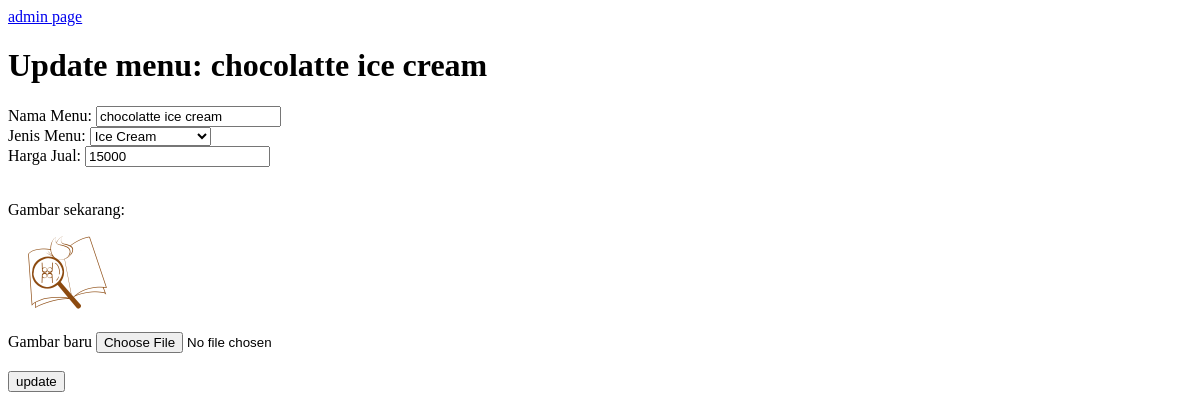
Screenshot of /admin/ubahmenu.php?kode=31 with the database file from the repository.
### tables this page shows
CREATE TABLE `menu` (
  `kode` int(11) NOT NULL AUTO_INCREMENT,
  `kode_jenis` int(11) NOT NULL,
  `nama` varchar(45) DEFAULT NULL,
  `harga_jual` double DEFAULT 0,
  `url_gambar` varchar(45) DEFAULT NULL,
  PRIMARY KEY (`kode`),
  KEY `fk_menu_menu_jenis_idx` (`kode_jenis`),
  CONSTRAINT `fk_menu_menu_jenis` FOREIGN KEY (`kode_jenis`) REFERENCES `menu_jenis` (`kode`) ON DELETE CASCADE ON UPDATE CASCADE
);

### class/classDB.php (called while the page is built, shortened)
<?php
class classDB{
    public function __construct() {
        $this->mysqli = new mysqli(SERVER_NAME, USER_NAME, PASSWORD, DB_NAME);
    }
}
?>

### class/classMenu.php (called while the page is built, shortened)
<?php
require_once("classDB.php");
class classMenu extends classDB{
    public function getMenuKode($kode) {
        $kode = $_GET['kode'];
        $stmt = $this->mysqli->prepare("SELECT * FROM `menu` WHERE (`kode` = ?);");
        $stmt->bind_param('i',$kode);
        $stmt->execute();
        $res = $stmt->get_result();
		return $res;
    }
}
?>

### class/classJenisMenu.php (called while the page is built, shortened)
<?php
require_once("classDB.php");
class classJenisMenu extends classDB{
    public function getJenisMenu($offset=null, $limit=null) {
        $sql = "SELECT * FROM menu_jenis";
		$stmt = $this->mysqli->prepare($sql);
		$stmt->execute();
		$res = $stmt->get_result();
		return $res;
    }
}
?>

### admin/ubahmenu.php (the view, shortened to what this page needs)
<?php
require_once("../class/classMenu.php");
require_once("../class/classJenisMenu.php");
$menu = new classMenu();
$jenisMenu = new classJenisMenu();
if(isset($_GET['kode'])){
    $kode = $_GET['kode'];
    $res = $menu->getMenuKode($kode);
    $row = $res->fetch_assoc();
    $nama = $row['nama'];
    $jenis = $row['kode_jenis'];
    $harga = $row['harga_jual'];
    $gambar = $row['url_gambar'];
}
?>
<!DOCTYPE html>
<html lang="en">
<head>
    <link rel="stylesheet" href="../index.css">
</head>
<body>
    <div>
    <a href="index.php">admin page</a>
    <h1>Update menu: <?=$nama?></h1>
    <form action="ubahmenu.php"  method="post" enctype="multipart/form-data">
        <label for="nama">Nama Menu: </label>
        <input type="text" name="nama" value="<?=$nama?>" required>
        <br>
        <label for="nama">Jenis Menu: </label>
        <select name="jenis">
            <?php
            $res = $jenisMenu->getJenisMenu();
            while($row = $res->fetch_assoc())
            { echo ($row["kode"]==$jenis)?
            "<option value=".$row["kode"]." selected>".$row['nama']."</option>":
            "<option value=".$row["kode"].">".$row['nama']."</option>";}
            ?>
        </select>
        <br>
        <label for="harga">Harga Jual: </label>
        <input type="number" name="harga" value="<?=$harga?>" required>
        <br>
        <br>
        <p>Gambar sekarang:</p>
        <img src="../<?=$gambar?>" alt="" style="width:100px;">
        <br>
        <br>
        <label for="gambar">Gambar baru</label>
        <input type="file" name="gambar_new" accept="image/jpeg, image/png">
        <br>
        <br>
        <input type="submit" value="update" name="update">
    </form>
    </div>
</body>
</html>

### rows the page displays
menu: nama "chocolatte ice cream", harga "15000", url_gambar (picture)

### other values shown
form field jenis "Ice Cream"
